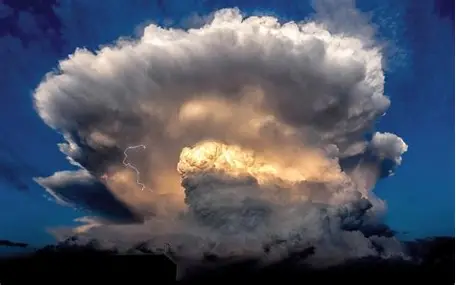
#> input picture assets-src/pixel-practice/r30-cumulonimbus/ref-photo.png, 456 x 285 px
$ python morph.py
#> lines starting #> are read from the running program, lines starting #| are printed output that depends on the picture; after the words box and inside, x2 and y2 are one past the last pixel; in counts of white or black regions, pixels touching at a corner belong together
"""（試し5）雲を増やさずに、元の雲（写真の雲1つ）の形を変える（2026-10-06、人間の指示「増やすんじゃなくて、元のやつの形を変えよう」）。
雲は1つだけ。行ごとにのばす方法（shape.py、不採用）ではなく、雲の「かたまり」（頭・左の翼・右のこぶ）を、
それぞれまるごと動かす（かたまりの中の模様は、ほとんどそのまま動く。動かしたかたまりのつなぎ目だけ、なめらかにずれる）:
  頭（上の白いもくもく）: 上へ、少し右へ。雲が高くそびえ、右へかたむく。
  左の翼（暗い平たい雲）: 左へ、少し下へ。
  右のこぶ: 上へ、外へ。
2026-10-06 追記（人間の指示「中央左側に暗い雲を足して」）: 写真の左の暗い平たい雲（翼）を切り出し、まん中の左の前に、ふちをぼかして重ねる。
2026-10-06 追記（人間の指示「さらに雲の上部、周りに雲を足して」）: 写真の雲の白い頭（上と横は雲のもとのふち）を小さくして、
（人間の指示「くもの足し方、前のほうがよかったな」で）採用した雲と同じく、上へ段に重ねる（うしろ）。下のはしは本体のうしろへ入るように消す。
重ねた絵は composite5.png（480×384、空は写真の空の色）。ドットにするのは reshape.py（python3 reshape.py composite5.png reshape5）。"""
import numpy as np
from PIL import Image

photo = Image.open("ref-photo.png").convert("RGB")
#> photo is the input picture: PIL image 456x285 RGB; mean R, G, B 80.3, 85.6, 100.1
crop = np.asarray(photo.crop((28, 0, 412, 262)), float)
SKY = np.array([32, 62, 120], float)
CW, CH = 480, 384
OX, OY = 48, CH - 262
# (かたまりの中心（写真の切り出しの中の位置）, 動かす量, 広さ)
HANDLES = [
    ((190, 70), (26, -64), 105),
    ((40, 192), (-34, 14), 58),
    ((360, 146), (22, -30), 42),
]
yy, xx = np.mgrid[0:CH, 0:CW].astype(float)
dx = np.zeros((CH, CW)); dy = np.zeros((CH, CW))
for (hx, hy), (mx, my), s in HANDLES:
    cx, cy = hx + OX + mx, hy + OY + my          # 動かしたあとの中心のまわりで、もとの場所を引く
    w = np.exp(-((xx - cx) ** 2 + (yy - cy) ** 2) / (2 * s * s))
    dx += w * mx; dy += w * my
sx = xx - dx - OX; sy = yy - dy - OY
x0 = np.floor(sx).astype(int); y0 = np.floor(sy).astype(int)
fx = (sx - x0)[..., None]; fy = (sy - y0)[..., None]


def at(x, y):
    ok = (x >= 0) & (x < crop.shape[1]) & (y >= 0) & (y < crop.shape[0])
    v = crop[np.clip(y, 0, crop.shape[0] - 1), np.clip(x, 0, crop.shape[1] - 1)]
    return np.where(ok[..., None], v, SKY)


out = (at(x0, y0) * (1 - fx) * (1 - fy) + at(x0 + 1, y0) * fx * (1 - fy)
       + at(x0, y0 + 1) * (1 - fx) * fy + at(x0 + 1, y0 + 1) * fx * fy)
#> in at (call 2), `ok = (x >= 0) & (x < crop.shape[1]) & (y >= 0) & (y < crop.shape[0])`:
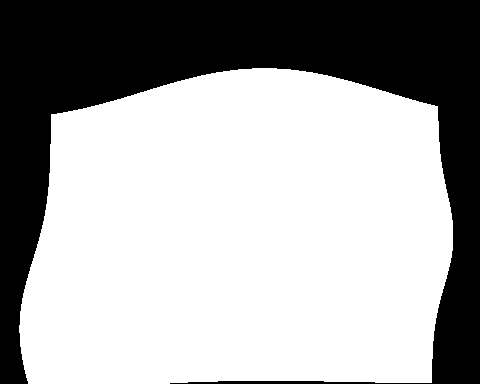
#> ok: shape (384, 480) bool; 65.1% white; 1 black region, box (x1, y1, x2, y2) and area: (0, 0, 480, 384) 64336
#> in at (call 3), `ok = (x >= 0) & (x < crop.shape[1]) & (y >= 0) & (y < crop.shape[0])`: ok: shape (384, 480) bool; 65.1% white; 1 black region, box (x1, y1, x2, y2) and area: (0, 0, 480, 384) 64289
# 中央左の暗い雲（写真の左の翼の、暗い所。ふちはだ円でぼかし、空の色の所はのせない）
DARK_BOX = (6, 166, 126, 222)                      # 写真の切り出しの中の範囲
DARK_AT = (118, 226)                              # 置く所（重ねた絵の中の左上）
pc = crop[DARK_BOX[1]:DARK_BOX[3], DARK_BOX[0]:DARK_BOX[2]]
pc = np.asarray(Image.fromarray(pc.astype(np.uint8)).resize((int(pc.shape[1] * 1.35), int(pc.shape[0] * 1.35)), Image.LANCZOS), float)   # ひとまわり大きく
#> pc: shape (75, 162, 3) float64
ph, pw = pc.shape[:2]
#> ph = 75; pw = 162
py, px_ = np.mgrid[0:ph, 0:pw].astype(float)
u = (px_ + 0.5 - pw / 2) / (pw / 2); v = (py + 0.5 - ph / 2) / (ph / 2)
ell = np.clip((1 - np.sqrt(u * u + v * v)) / 0.45, 0, 1)
sky_like = np.clip((78 - (pc[..., 2] - pc[..., 0])) / 34, 0, 1)
lum = pc.mean(-1)
dark = np.clip((150 - lum) / 60, 0, 1)            # 暗い所ほど濃くのせる
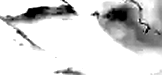
#> dark: shape (75, 162) float64; min 0, max 1, mean 0.842
a = (ell * sky_like * (0.35 + 0.65 * dark))[..., None]
y0_, x0_ = DARK_AT[1], DARK_AT[0]
out[y0_:y0_ + ph, x0_:x0_ + pw] = out[y0_:y0_ + ph, x0_:x0_ + pw] * (1 - a) + pc * a
#> out: shape (384, 480, 3) float64; mean of channels 0, 1, 2 75.1, 84.8, 110.4
# 上のまわりの雲（うしろ）: 先にうしろの絵を作り、その上に本体をのせる
from PIL import ImageFilter


def cloudness(img):
    return np.clip((78 - (img[..., 2] - img[..., 0])) / 34, 0, 1)


back = np.zeros((CH, CW, 3)) + SKY
dome = Image.fromarray(crop[0:150].astype(np.uint8))
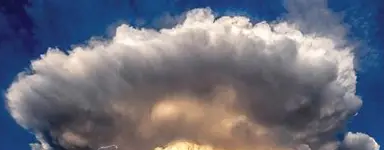
#> dome: PIL image 384x150 RGB; mean R, G, B 107.8, 110.1, 124.1
TOPS = [   # (左右入れかえ, 大きさ, 置く所（左上）, 下の消えはじめ)
    # 2026-10-06 人間の指示「くもの足し方、前のほうがよかったな」: 小さな雲をまわりに散らすのをやめ、
    # 採用した雲（reshape3）と同じ足し方にした。白い頭を上へ段に重ねる（2段目は左右入れかえ、3段目はさらに小さく）。
    (True, 0.64, (124, 44), 0.75),
    (False, 0.42, (178, 10), 0.75),
]
for flip, sc, (px0, py0), st in TOPS:
    d = dome.transpose(Image.FLIP_LEFT_RIGHT) if flip else dome
    d = np.asarray(d.resize((int(384 * sc), int(150 * sc)), Image.LANCZOS), float)
    hh, ww = d.shape[:2]
    a = cloudness(d)
    fade = np.clip(1 - (np.arange(hh) - hh * st) / (hh * (1 - st)), 0, 1)[:, None]
    a = (a * np.minimum(1, fade))[..., None]
    reg = back[py0:py0 + hh, px0:px0 + ww]
    back[py0:py0 + hh, px0:px0 + ww] = reg * (1 - a[:reg.shape[0], :reg.shape[1]]) + d[:reg.shape[0], :reg.shape[1]] * a[:reg.shape[0], :reg.shape[1]]
#> this loop made 2 passes
#> pass 1, `d = dome.transpose(Image.FLIP_LEFT_RIGHT) if flip else dome`:
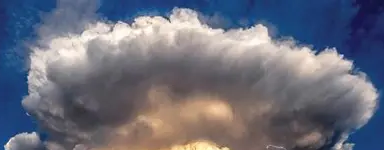
#> d: PIL image 384x150 RGB; mean R, G, B 107.8, 110.1, 124.1
#> pass 1, `a = (a * np.minimum(1, fade))[..., None]`:
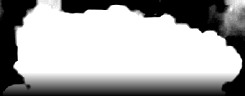
#> a: shape (96, 245, 1) float64; min 0, max 1, mean 0.653
#> after the loop:
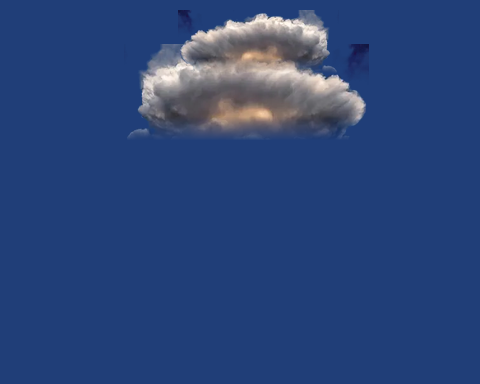
#> back: shape (384, 480, 3) float64; mean R, G, B 43.2, 69, 120.8
am = np.asarray(Image.fromarray((cloudness(out) * 255).astype(np.uint8)).filter(ImageFilter.GaussianBlur(0.6)), float)[..., None] / 255
out = back * (1 - am) + out * am
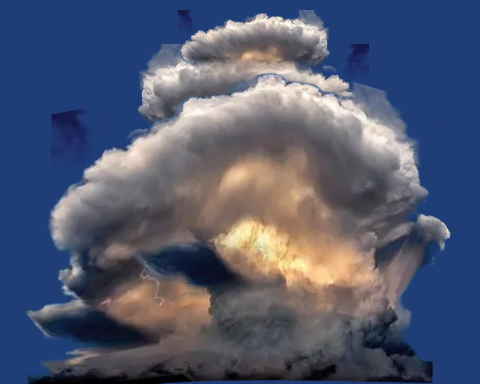
#> out: shape (384, 480, 3) float64; mean R, G, B 83, 89.3, 112.1; drawn with min black and max white
Image.fromarray(out.clip(0, 255).astype(np.uint8)).save("composite5.png")
print("ok")

$ run again, with assets-src/pixel-practice/r30-cumulonimbus/cumulonimbus-v1.png copied over assets-src/pixel-practice/r30-cumulonimbus/ref-photo.png
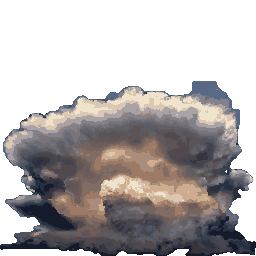
#> input picture assets-src/pixel-practice/r30-cumulonimbus/cumulonimbus-v1.png, 256 x 256 px
#> ok: shape (384, 480) bool; 65.1% white; 1 black region, box (x1, y1, x2, y2) and area: (0, 0, 480, 384) 64336
#> ok: shape (384, 480) bool; 65.1% white; 1 black region, box (x1, y1, x2, y2) and area: (0, 0, 480, 384) 64289
#> sky_like: shape (75, 162) float64; every value is 1
#> after the loop `for flip, sc, (px0, py0), st in TOPS:`:
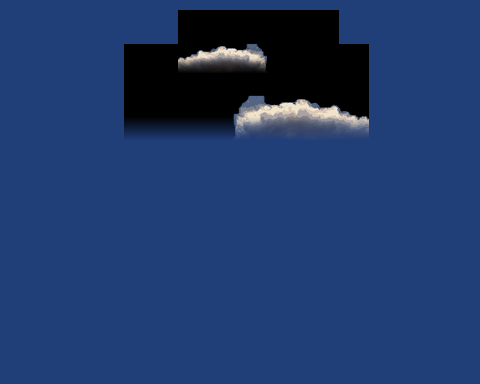
#> back: shape (384, 480, 3) float64; mean R, G, B 31.3, 56.9, 106.7
#> `out = back * (1 - am) + out * am`:
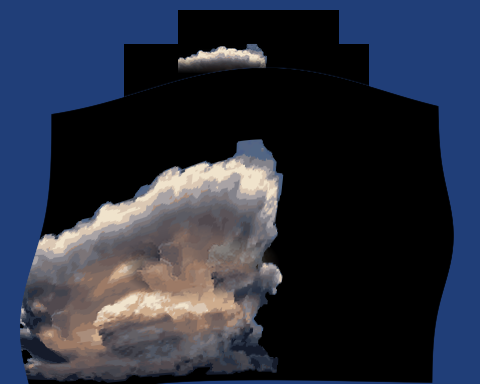
#> out: shape (384, 480, 3) float64; mean R, G, B 40.9, 46.7, 62.4
